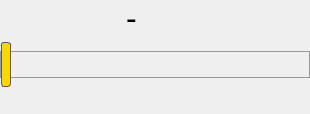
<?xml version="1.0" encoding="UTF-8"?>
<ui version="4.0">
 <class>MinimalistWidget</class>
 <widget class="QWidget" name="MinimalistWidget">
  <property name="geometry">
   <rect>
    <x>0</x>
    <y>0</y>
    <width>310</width>
    <height>114</height>
   </rect>
  </property>
  <property name="windowTitle">
   <string>Form</string>
  </property>
  <property name="styleSheet">
   <string notr="true"> QSlider::groove:horizontal {
     border: 1px solid #999999;
     height: 25px; /* the groove expands to the size of the slider by default. by giving it a height, it has a fixed size */
	 /* background: qlineargradient(x1:0, y1:0, x2:1, y2:0, stop:0.0 white, stop:0.20 white, stop:0.21 pink, stop:0.39 pink, stop:0.40 white, stop:1.0 white); */
     margin: 2px 0;
 }

 QSlider::handle:horizontal {
     background: gold;
     border: 1px solid #5c5c5c;
     width: 8px;
     margin: -10px 0; /* handle is placed by default on the contents rect of the groove. Expand outside the groove */
     border-radius: 3px;
 }</string>
  </property>
  <layout class="QVBoxLayout" name="verticalLayout">
   <property name="spacing">
    <number>0</number>
   </property>
   <property name="leftMargin">
    <number>0</number>
   </property>
   <property name="topMargin">
    <number>0</number>
   </property>
   <property name="rightMargin">
    <number>0</number>
   </property>
   <property name="bottomMargin">
    <number>0</number>
   </property>
   <item>
    <widget class="QFrame" name="frame">
     <property name="frameShape">
      <enum>QFrame::NoFrame</enum>
     </property>
     <property name="frameShadow">
      <enum>QFrame::Raised</enum>
     </property>
     <layout class="QGridLayout" name="gridLayout">
      <property name="leftMargin">
       <number>0</number>
      </property>
      <property name="topMargin">
       <number>0</number>
      </property>
      <property name="rightMargin">
       <number>0</number>
      </property>
      <property name="bottomMargin">
       <number>0</number>
      </property>
      <item row="2" column="0">
       <widget class="QSlider" name="horizontalSlider">
        <property name="sizePolicy">
         <sizepolicy hsizetype="Preferred" vsizetype="Minimum">
          <horstretch>0</horstretch>
          <verstretch>0</verstretch>
         </sizepolicy>
        </property>
        <property name="minimumSize">
         <size>
          <width>0</width>
          <height>45</height>
         </size>
        </property>
        <property name="maximum">
         <number>1000</number>
        </property>
        <property name="pageStep">
         <number>1</number>
        </property>
        <property name="value">
         <number>0</number>
        </property>
        <property name="tracking">
         <bool>false</bool>
        </property>
        <property name="orientation">
         <enum>Qt::Horizontal</enum>
        </property>
        <property name="invertedAppearance">
         <bool>false</bool>
        </property>
       </widget>
      </item>
      <item row="4" column="0">
       <spacer name="verticalSpacer">
        <property name="orientation">
         <enum>Qt::Vertical</enum>
        </property>
        <property name="sizeHint" stdset="0">
         <size>
          <width>20</width>
          <height>40</height>
         </size>
        </property>
       </spacer>
      </item>
      <item row="1" column="0">
       <layout class="QHBoxLayout" name="horizontalLayout">
        <item>
         <spacer name="horizontalSpacer_3">
          <property name="orientation">
           <enum>Qt::Horizontal</enum>
          </property>
          <property name="sizeType">
           <enum>QSizePolicy::MinimumExpanding</enum>
          </property>
          <property name="sizeHint" stdset="0">
           <size>
            <width>40</width>
            <height>20</height>
           </size>
          </property>
         </spacer>
        </item>
        <item>
         <widget class="QLabel" name="label_image">
          <property name="minimumSize">
           <size>
            <width>35</width>
            <height>35</height>
           </size>
          </property>
          <property name="text">
           <string/>
          </property>
         </widget>
        </item>
        <item>
         <widget class="QLabel" name="label_value">
          <property name="minimumSize">
           <size>
            <width>100</width>
            <height>0</height>
           </size>
          </property>
          <property name="font">
           <font>
            <family>Lucida Grande</family>
            <pointsize>24</pointsize>
            <weight>50</weight>
            <bold>false</bold>
           </font>
          </property>
          <property name="text">
           <string>-</string>
          </property>
          <property name="alignment">
           <set>Qt::AlignLeading|Qt::AlignLeft|Qt::AlignVCenter</set>
          </property>
         </widget>
        </item>
        <item>
         <spacer name="horizontalSpacer_2">
          <property name="orientation">
           <enum>Qt::Horizontal</enum>
          </property>
          <property name="sizeType">
           <enum>QSizePolicy::MinimumExpanding</enum>
          </property>
          <property name="sizeHint" stdset="0">
           <size>
            <width>40</width>
            <height>20</height>
           </size>
          </property>
         </spacer>
        </item>
       </layout>
      </item>
     </layout>
    </widget>
   </item>
  </layout>
 </widget>
 <resources/>
 <connections/>
</ui>
